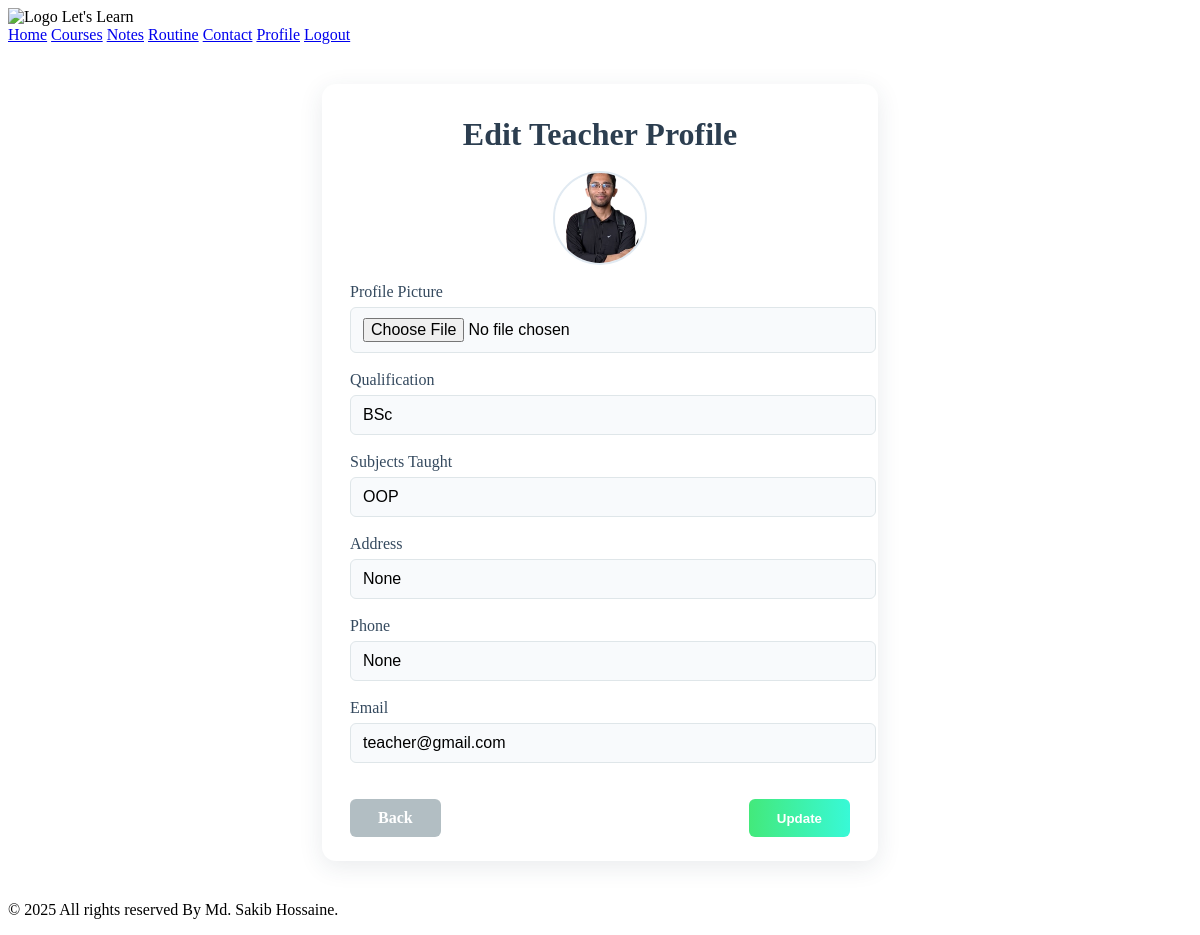
Screenshot of /teacher-profile/edit/ (signed in) with the database file from the repository.
### users/models.py (models this page shows, shortened)
class CustomUser(AbstractBaseUser, PermissionsMixin):
    USER_TYPE_CHOICES = (
        ('student', 'Student'),
        ('teacher', 'Teacher'),
    )
    profile_picture = models.ImageField(upload_to='profile_pics/', blank=True, null=True)
    email = models.EmailField(unique=True)
    username = models.CharField(max_length=150)
    user_type = models.CharField(max_length=10, choices=USER_TYPE_CHOICES)
    is_active = models.BooleanField(default=True)
    is_staff = models.BooleanField(default=False)
    class_name = models.CharField(max_length=100, blank=True, null=True)
    school_name = models.CharField(max_length=255, blank=True, null=True)
    address = models.CharField(max_length=255, blank=True, null=True)
    parent_phone = models.CharField(max_length=20, blank=True, null=True)
    qualification = models.CharField(max_length=255, blank=True, null=True)
    subjects_taught = models.CharField(max_length=255, blank=True, null=True)
    phone_number = models.CharField(max_length=20, blank=True, null=True)
    objects = CustomUserManager()
    USERNAME_FIELD = 'email'
    REQUIRED_FIELDS = ['username', 'user_type']

### users/views.py (the view, shortened to what this page needs)
# urls.py: path('teacher-profile/edit/', views.edit_teacher_profile, name='edit_teacher_profile'),
@login_required
def edit_teacher_profile(request):
    teacher = request.user
    return render(request, 'users/edit_teacher_profile.html', {'teacher': teacher})

### templates/users/edit_teacher_profile.html (shortened to what this page needs)
{% extends 'base.html' %}
{% load static %}
{% block content %}
<div class="edit-profile-container">
    <div class="edit-profile-title">Edit Teacher Profile</div>
    <form method="post" enctype="multipart/form-data" class="edit-profile-form">
        {% if teacher.profile_picture %}
            <img src="{{ teacher.profile_picture.url }}" alt="Profile Picture" class="profile-pic-preview">
        {% else %}
            <img src="{% static 'images/default-profile.png' %}" alt="Profile Picture" class="profile-pic-preview">
        {% endif %}
        <label for="profile_picture">Profile Picture</label>
        <input type="file" name="profile_picture" id="profile_picture" accept="image/*">
        <label for="qualification">Qualification</label>
        <input type="text" name="qualification" id="qualification" value="{{ teacher.qualification }}" required>
        <label for="subjects_taught">Subjects Taught</label>
        <input type="text" name="subjects_taught" id="subjects_taught" value="{{ teacher.subjects_taught }}" required>
        <label for="address">Address</label>
        <input type="text" name="address" id="address" value="{{ teacher.address }}" required>
        <label for="phone_number">Phone</label>
        <input type="text" name="phone_number" id="phone_number" value="{{ teacher.phone_number }}" required>
        <label for="email">Email</label>
        <input type="email" name="email" id="email" value="{{ teacher.email }}" required>
        <div class="edit-profile-actions">
            <a href="{% url 'users:teacher_profile' %}" class="btn-back">Back</a>
            <button type="submit" class="btn-update">Update</button>
        </div>
    </form>
</div>
{% endblock %}

### templates/users/edit_teacher_profile.html (style rules this page uses)
.edit-profile-container { max-width: 500px; margin: 40px auto; background: #fff; border-radius: 14px; box-shadow: 0 6px 24px rgba(44, 62, 80, 0.10); padding: 32px 28px 24px 28px; }
.edit-profile-title { font-size: 2rem; font-weight: 700; color: #2c3e50; margin-bottom: 18px; text-align: center; }
.edit-profile-form label { font-weight: 500; color: #34495e; margin-bottom: 6px; display: block; }
.edit-profile-form input[type="text"], .edit-profile-form input[type="email"], .edit-profile-form input[type="file"] { width: 100%; padding: 10px 12px; margin-bottom: 18px; border: 1px solid #dfe6e9; border-radius: 6px; font-size: 1rem; background: #f8fafc; transition: border 0.2s; }
.profile-pic-preview { display: block; margin: 0 auto 18px auto; width: 90px; height: 90px; object-fit: cover; border-radius: 50%; border: 2px solid #e1eaf2; background: #f4f8fb; }
.edit-profile-actions { display: flex; justify-content: space-between; margin-top: 18px; }
.btn-back { background: #b2bec3; color: #fff; border: none; padding: 10px 28px; border-radius: 6px; font-weight: 600; cursor: pointer; transition: background 0.2s; text-decoration: none; }
.btn-update { background: linear-gradient(90deg, #43e97b 0%, #38f9d7 100%); color: #fff; border: none; padding: 10px 28px; border-radius: 6px; font-weight: 600; cursor: pointer; transition: background 0.2s; }

### rows the page displays
CustomUser: profile_picture (picture), qualification "BSc", subjects_taught "OOP", address "None", phone_number "None", email "teacher@gmail.com"
